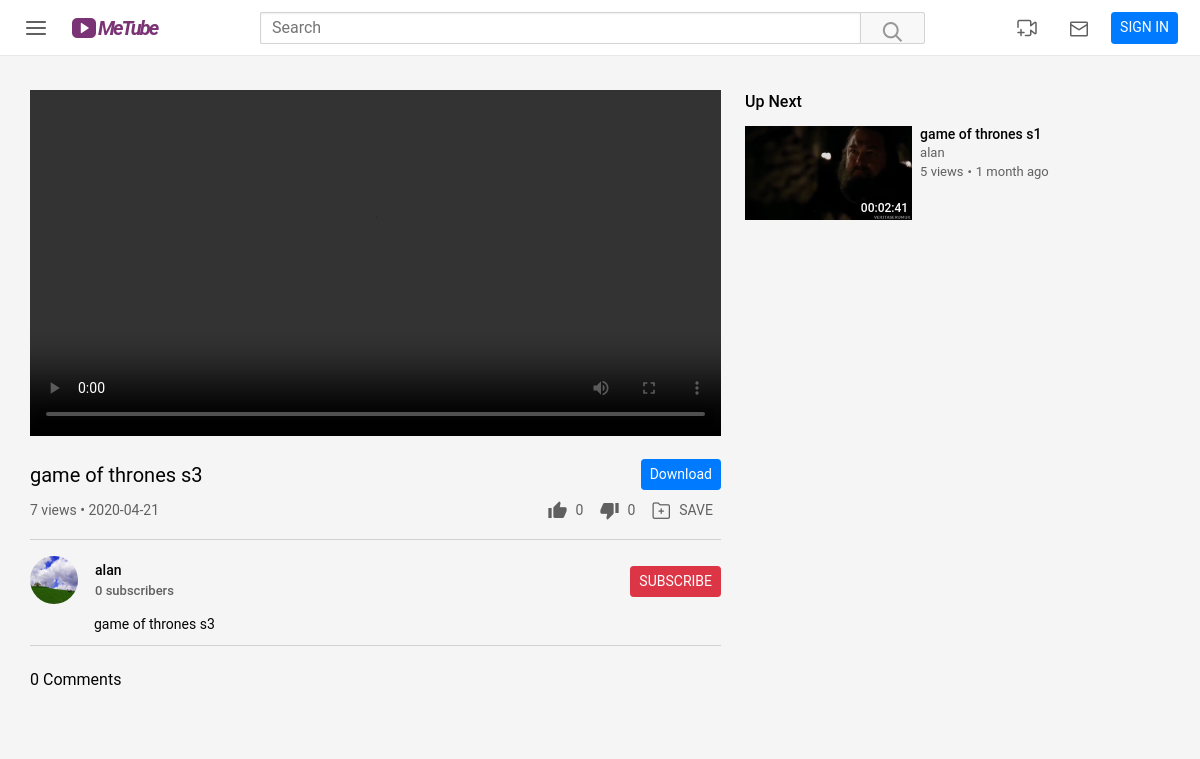
/watch.php?vid=16, run on the app's committed database.
### tables this page shows
CREATE TABLE IF NOT EXISTS `videos` (
  `id` int(11) NOT NULL AUTO_INCREMENT,
  `uploaded_by` varchar(20) NOT NULL,
  `title` varchar(70) NOT NULL,
  `description` text,
  `privacy` tinyint(4) DEFAULT '1',
  `file_path` varchar(250) NOT NULL,
  `category` varchar(50) DEFAULT NULL,
  `upload_date` datetime NOT NULL,
  `views` int(11) NOT NULL DEFAULT '0',
  `video_duration` time NOT NULL DEFAULT '00:00:00',
  `file_size` int(10) DEFAULT '0',
  `like` int(11) DEFAULT '0',
  `dislike` int(11) DEFAULT '0',
  PRIMARY KEY (`id`)
);

CREATE TABLE IF NOT EXISTS `users` (
  `id` int(11) NOT NULL AUTO_INCREMENT,
  `first_name` varchar(20) NOT NULL,
  `last_name` varchar(20) NOT NULL,
  `username` varchar(20) NOT NULL,
  `email` varchar(30) NOT NULL,
  `password` char(128) NOT NULL,
  `sign_up_date` datetime NOT NULL,
  `avatar_path` varchar(200) NOT NULL,
  `birthday` date DEFAULT '1970-01-01',
  `gender` varchar(20) DEFAULT 'Rather not say',
  PRIMARY KEY (`id`),
  UNIQUE KEY `username` (`username`),
  UNIQUE KEY `email` (`email`)
);

### www/includes/class/User.php (called while the page is built, shortened)
<?php
class User
{
    private $conn, $userData, $uid;
    public function __construct($conn, $uid)
    {
        $this->conn = $conn;
        $this->uid = $uid;
        $query = $conn->prepare("SELECT * FROM users WHERE id=:uid LIMIT 1");
        $query->bindParam(":uid", $uid);
        $query->execute();
        $this->userData = $query->fetch(PDO::FETCH_ASSOC);
    }
    public function hasRecordInLikedList($video_id)
    {
        $query = $this->conn->prepare("SELECT video_id FROM liked_list WHERE user_id=:user_id AND video_id=:video_id LIMIT 1");
        $query->bindParam(":video_id", $video_id);
        $query->bindParam(":user_id", $this->uid);
        $query->execute();
        return $query->fetch(PDO::FETCH_ASSOC)['video_id'];
    }
    public function hasRecordInDislikedList($video_id)
    {
        $query = $this->conn->prepare("SELECT video_id FROM disliked_list WHERE user_id=:user_id AND video_id=:video_id LIMIT 1");
        $query->bindParam(":video_id", $video_id);
        $query->bindParam(":user_id", $this->uid);
        $query->execute();
        return $query->fetch(PDO::FETCH_ASSOC)['video_id'];
    }
    public function isSubscribed($user_name_to_subscribe){
        $query = $this->conn->prepare("SELECT username FROM subscriptions WHERE username=:username AND Subscriptions=:user_name_to_subscribe LIMIT 1");
        $query->bindParam(":username", $this->userData["username"]);
        $query->bindParam(":user_name_to_subscribe", $user_name_to_subscribe);
        $query->execute();
        return $query->rowCount();
    }
    public function getSubscribeCountByName($user_name){
        $query = $this->conn->prepare("SELECT * FROM subscriptions WHERE Subscriptions=:user_name");
        $query->bindParam(":user_name", $user_name);
        $query->execute();
        return $query->rowCount();
    }
}

### www/includes/class/CommentHandler.php (called while the page is built, shortened)
<?php
class CommentHandler
{
    private $conn, $video_id;
    public function __construct($conn, $video_id)
    {
        $this->conn = $conn;
        $this->video_id = $video_id;
    }
    public function getCommentsCount()
    {
        $query = $this->conn->prepare("SELECT * FROM comments WHERE video_id=:video_id");
        $query->bindParam(":video_id", $this->video_id);
        if ($query->execute()) {
            return $query->rowCount();
        }
        return '';
    }
    public static function getTimeDiff($timePast)
    {
        $timeNow = new DateTime();
        $timePast = new DateTime($timePast);
        $timeDiff = $timeNow->diff($timePast);
        switch ($timeDiff) {
            case $timeDiff->m == 1:
                $timeDiff = $timeDiff->m . " month ago";
                break;
        }
        return $timeDiff;
    }
}

### www/watch.php (the view, shortened to what this page needs)
<?php require_once("includes/header.php"); ?>
<?php require_once("includes/class/VideoPlayer.php"); ?>
<?php require_once("includes/class/CommentHandler.php"); ?>
<link rel="stylesheet" href="assets/css/watch.css">
<main class="main-section-container" id="main">
    <div class="main-content-container">
        <?php
        $videoObj = new Video($conn, $_GET['vid'], $userLoginInObj);
        $checkAuth = $videoObj->checkVideoAuth();
        if ($checkAuth) {
            $videoObj->incrementView();
        }
        $videoPlayer = new VideoPlayer($videoObj);
        $commentsObj = new CommentHandler($conn, $_GET['vid']);
        $recommendationVideos = $videoObj->getRecommendationVideos(0, 5);
        $channelLink = 'channel.php?channel=';
        ?>
        <div class="watch-left">
            <?php if (!$checkAuth): ?>
                <div class="hide-media" id="video_player" video-id="<?php echo $videoObj->getVideoId() ?>"><p>You don't
                        have access to this video</p></div>
            <?php else: ?>
                <?php
                echo $videoPlayer->create(true);
                ?>
            <?php endif ?>
            <div class="video-primary-info-renderer">
                <div class="upper-wrapper">
                    <h1 class="video-title">
                        <?php echo $videoObj->getTitle(); ?>
                    </h1>
                    <?php
                    if ($checkAuth) {
                        echo "<a href='" . $videoObj->getFilePath() . "' download='" . $videoObj->getTitle() . "'>
                        <button class=\"btn btn-primary btn-sm\" id=\"download_btn\" video-id='" . $videoObj->getVideoId() . "'>Download</button></a>";
                    }
                    ?>
                </div>
                <div class="lower-wrapper">
                    <div class="left-wrapper">
                        <span class="views">
                            <?php echo $videoObj->getViews() . " views"; ?>
                        </span>
                        <span class="dot">•</span>
                        <span class="upload-date">
                            <?php
                            $dateTime = date_create($videoObj->getUploadDate());
                            echo date_format($dateTime, 'Y-m-d');
                            ?>
                        </span>
                    </div>
                    <?php if ($checkAuth): ?>
                        <div class="right-wrapper">
                            <button class="watch-left-btn <?php echo $userLoginInObj->hasRecordInLikedList($videoObj->getVideoId()) ? 'clicked' : ''; ?> "
                                    id="like_btn">
                                <i class="iconfont icon-thumb-up <?php echo $userLoginInObj->hasRecordInLikedList($videoObj->getVideoId()) ? 'clicked' : ''; ?>"></i>
                                <span id="like_count">
                                    <?php
                                    echo $videoObj->getLikedCount();
                                    ?>
                                </span>
                            </button>
                            <button class="watch-left-btn <?php echo $userLoginInObj->hasRecordInDislikedList($videoObj->getVideoId()) ? 'clicked' : ''; ?>"
                                    id="dislike_btn">
                                <i class="iconfont icon-thumb-down <?php echo $userLoginInObj->hasRecordInDislikedList($videoObj->getVideoId()) ? 'clicked' : ''; ?>"></i>
                                <span id="dislike_count">
                                    <?php
                                    echo $videoObj->getDislikedCount();
                                    ?>
                                </span>
                            </button>
                            <button class="watch-left-btn" id="save_btn">
                                <i class="iconfont icon-save"></i>
                                <span>SAVE</span>
                            </button>
                        </div>
                    <?php endif ?>
                </div>
            </div>
            <div class="video-secondary-info-renderer">
                <div class="upper-wrapper">
                    <a href="<?php echo $channelLink . $videoObj->getVideoOwnerName(); ?>"
                       class="video-owner-page-link">
                        <?php
                        $videoOwnerAvatar = $videoObj->getVideoOwnerAvatar();
                        $videoOwnerId = $videoObj->getUserId();
                        echo "<img src='$videoOwnerAvatar' alt='' user-id='$videoOwnerId'>";
                        ?>
                    </a>
                    <div class="upload-info">
                        <?php
                        $videoOwnerName = $videoObj->getVideoOwnerName();
                        $subscribeCount = $userLoginInObj->getSubscribeCountByName($videoOwnerName);
                        $href = $channelLink . $videoObj->getVideoOwnerName();
                        echo "<a href='$href' class=\"video-owner-name\">$videoOwnerName</a>";
                        echo "<div class=\"subscriber-count\">$subscribeCount subscribers</div>";
                        ?>
                    </div>
                    <div class="btn-wrapper">
                        <?php
                        $subscribed = $userLoginInObj->isSubscribed($videoObj->getVideoOwnerName());
                        if ($subscribed) {
                            echo "<button class=\"btn btn-secondary btn-sm\" id=\"subscribe_btn\">SUBSCRIBED</button>";
                        } else {
                            echo "<button class=\"btn btn-danger btn-sm\" id=\"subscribe_btn\">SUBSCRIBE</button>";
                        }
                        ?>
                    </div>
                </div>
                <div class="lower-wrapper">
                    <?php
                    $descriptionText = $videoObj->getDescription();
                    $descriptionText = nl2br($descriptionText);
                    if (strlen($descriptionText) > 100) {
                        $c = substr($descriptionText, 0, 100);
                        $h = substr($descriptionText, 100);
                        echo "<p>$c<span id='dots'>...</span><span id='more'>$h</span></p>";
                        echo "<span class='show-more-btn' id='show_more_btn'>SHOW MORE</span>";
                    } else {
                        echo "<p>$descriptionText</p>";
                    }
                    ?>
                </div>
            </div>
            <?php if ($checkAuth): ?>
                <div class="comments-section">
                    <div class="comments-header-renderer">
                        <?php
                        $commentCount = $commentsObj->getCommentsCount();
                        echo "<div class='comment-count'> $commentCount Comments</div>"
                        ?>
                    </div>
                </div>
            <?php endif ?>
        </div>
        <div class="suggestion">
            <div class="reco-header">Up Next</div>
            <div class="reco-videos-container">
                <?php if (isset($recommendationVideos)): ?>
                    <?php
                    $recommendationVideoElements = $videoObj->recommendationsVideoRenderer($recommendationVideos);
                    foreach ($recommendationVideoElements as $recommendationVideoElement) {
                        echo $recommendationVideoElement;
                    }
                    ?>
                <?php endif ?>
            </div>
        </div>
    </div>
</main>
</body>
</html>

### www/assets/css/style.css (style rules this page uses)
html, body { height: 100%; width: 100%; margin: 0; padding: 0; background-color: #f5f5f5; font-family: Roboto, Arial, sans-serif; }
.iconfont { font-size: 24px; color: #606060; }
.main-section-container { background-color: #f5f5f5; padding-top: 56px; }
.main-content-container { padding: 10px 30px; display: flex; }

### www/assets/css/watch.css (style rules this page uses)
.watch-left { flex: 1; }
.video-primary-info-renderer { padding-top: 16px; padding-bottom: 8px; border-bottom: 1px solid #d1d1d1; }
.video-primary-info-renderer .upper-wrapper { display: flex; justify-content: space-between; height: 32px; }
.video-primary-info-renderer .upper-wrapper .video-title { word-break: break-all; color: #030303; font-size: 20px; font-weight: 400; line-height: 32px; margin: 0; }
.video-primary-info-renderer .lower-wrapper { height: 40px; display: flex; justify-content: space-between; align-items: center; font-size: 14px; font-weight: 400; color: #606060; }
.video-primary-info-renderer .lower-wrapper .views, .video-primary-info-renderer .lower-wrapper .dot, .video-primary-info-renderer .lower-wrapper .upload-date { line-height: 21px; }
.video-primary-info-renderer .lower-wrapper .right-wrapper { display: flex; align-items: center; }
.watch-left-btn { display: flex; align-items: center; border: none; background-color: transparent; padding: 8px; color: #606060; outline: none !important; }
.watch-left-btn i { font-size: 20px; padding-right: 8px; }
.right-wrapper span { margin-right: 6px; }
.right-wrapper span:last-child { margin: 0; }
.video-secondary-info-renderer { padding-bottom: 10px; border-bottom: 1px solid #d1d1d1; }
.video-secondary-info-renderer .upper-wrapper { width: 100%; height: 50px; margin: 16px 0 8px 0; display: flex; justify-content: flex-start; }
.video-secondary-info-renderer .upper-wrapper .video-owner-page-link { width: 65px; height: 100%; display: block; }
.video-owner-page-link img { width: 48px; height: 48px; border-radius: 50%; }
.video-secondary-info-renderer .upper-wrapper .upload-info { flex-grow: 1; height: 100%; display: flex; flex-direction: column; justify-content: center; align-items: flex-start; }
.upload-info a.video-owner-name { display: block; font-size: 14px; font-weight: 500; color: #030303; text-decoration: none; }
.upload-info .subscriber-count { font-size: 13px; font-weight: 500; color: #606060; }
.upper-wrapper .btn-wrapper { padding: 10px 0 10px 16px; }
.video-secondary-info-renderer .lower-wrapper { width: 100%; padding-left: 64px; }
.video-secondary-info-renderer .lower-wrapper p { font-size: 14px; font-weight: 400; color: #030303; margin: 0; }
.comments-section { margin: 24px 0 32px 0; }
.comments-header-renderer .comment-count { font-size: 16px; font-weight: 400; line-height: 20px; color: #030303; }
.suggestion { max-width: 425px; margin-left: 24px; margin-bottom: 8px; padding-right: 24px; flex-grow: 1; }
.suggestion .reco-header { font-size: 16px; font-weight: 500; line-height: 16px; color: #030303; padding: 4px 0 16px 0; }
.reco-videos-container { width: 100%; }

### data on the page
videos: title "game of thrones s3", upload_date "2020-04-21", uploaded_by "alan", description "game of thrones s3"
users: avatar_path (picture)

### other printed values
$videoObj->getViews() "7"
$videoObj->getLikedCount() "0"
$videoObj->getDislikedCount() "0"
$subscribeCount "0"
$commentCount "0"
$videoDuration "00:02:41"
$videoTitle "game of thrones s1"
$videoOwnerName "alan"
$videoViews "5"
$timeDiff "1 month ago"
